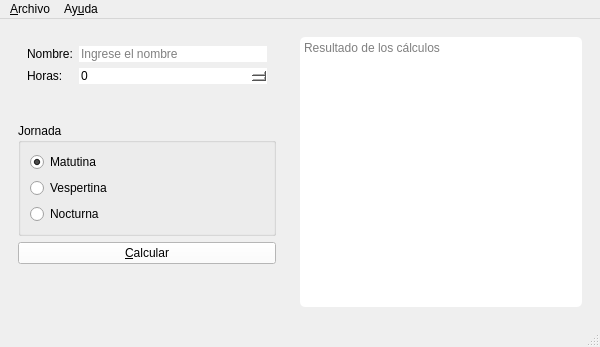
<?xml version="1.0" encoding="UTF-8"?>
<ui version="4.0">
 <class>Salarios</class>
 <widget class="QMainWindow" name="Salarios">
  <property name="geometry">
   <rect>
    <x>0</x>
    <y>0</y>
    <width>600</width>
    <height>347</height>
   </rect>
  </property>
  <property name="minimumSize">
   <size>
    <width>600</width>
    <height>0</height>
   </size>
  </property>
  <property name="windowTitle">
   <string>Salarios</string>
  </property>
  <property name="windowIcon">
   <iconset resource="Icon.qrc">
    <normaloff>:/new/prefix1/S.png</normaloff>:/new/prefix1/S.png</iconset>
  </property>
  <property name="styleSheet">
   <string notr="true"/>
  </property>
  <widget class="QWidget" name="centralwidget">
   <layout class="QHBoxLayout" name="horizontalLayout_2">
    <item>
     <widget class="QWidget" name="widget" native="true">
      <property name="minimumSize">
       <size>
        <width>250</width>
        <height>0</height>
       </size>
      </property>
      <property name="maximumSize">
       <size>
        <width>300</width>
        <height>16777215</height>
       </size>
      </property>
      <layout class="QVBoxLayout" name="verticalLayout_2">
       <item>
        <widget class="QWidget" name="widget_3" native="true">
         <layout class="QFormLayout" name="formLayout">
          <item row="0" column="0">
           <widget class="QLabel" name="label">
            <property name="text">
             <string>Nombre:</string>
            </property>
           </widget>
          </item>
          <item row="0" column="1">
           <widget class="QLineEdit" name="inNombre">
            <property name="styleSheet">
             <string notr="true">background-color: rgb(255, 255, 255);
border-radius:20px;</string>
            </property>
            <property name="placeholderText">
             <string>Ingrese el nombre</string>
            </property>
           </widget>
          </item>
          <item row="1" column="0">
           <widget class="QLabel" name="label_2">
            <property name="styleSheet">
             <string notr="true">font: 9pt &quot;Product Sans&quot;;</string>
            </property>
            <property name="text">
             <string>Horas:</string>
            </property>
           </widget>
          </item>
          <item row="1" column="1">
           <widget class="QSpinBox" name="inHoras">
            <property name="styleSheet">
             <string notr="true">background-color: rgb(255, 255, 255);
border-radius:10px;</string>
            </property>
           </widget>
          </item>
         </layout>
        </widget>
       </item>
       <item>
        <widget class="QWidget" name="widget_4" native="true">
         <layout class="QHBoxLayout" name="horizontalLayout"/>
        </widget>
       </item>
       <item>
        <widget class="QGroupBox" name="groupBox">
         <property name="styleSheet">
          <string notr="true">font: 900 10pt &quot;Product Sans&quot;;</string>
         </property>
         <property name="title">
          <string>Jornada</string>
         </property>
         <layout class="QVBoxLayout" name="verticalLayout">
          <item>
           <widget class="QRadioButton" name="inMatutina">
            <property name="styleSheet">
             <string notr="true">font: 9pt &quot;Product Sans&quot;;</string>
            </property>
            <property name="text">
             <string>Matutina</string>
            </property>
            <property name="checked">
             <bool>true</bool>
            </property>
           </widget>
          </item>
          <item>
           <widget class="QRadioButton" name="inVespertina">
            <property name="styleSheet">
             <string notr="true">font: 9pt &quot;Product Sans&quot;;</string>
            </property>
            <property name="text">
             <string>Vespertina</string>
            </property>
           </widget>
          </item>
          <item>
           <widget class="QRadioButton" name="inNocturna">
            <property name="styleSheet">
             <string notr="true">font: 9pt &quot;Product Sans&quot;;</string>
            </property>
            <property name="text">
             <string>Nocturna</string>
            </property>
           </widget>
          </item>
         </layout>
        </widget>
       </item>
       <item>
        <widget class="QPushButton" name="btnCalcular">
         <property name="toolTip">
          <string>Calcular salario</string>
         </property>
         <property name="styleSheet">
          <string notr="true">background-color: rgb(255, 255, 255);</string>
         </property>
         <property name="text">
          <string>&amp;Calcular</string>
         </property>
        </widget>
       </item>
       <item>
        <spacer name="horizontalSpacer">
         <property name="orientation">
          <enum>Qt::Horizontal</enum>
         </property>
         <property name="sizeHint" stdset="0">
          <size>
           <width>151</width>
           <height>20</height>
          </size>
         </property>
        </spacer>
       </item>
       <item>
        <spacer name="verticalSpacer">
         <property name="orientation">
          <enum>Qt::Vertical</enum>
         </property>
         <property name="sizeHint" stdset="0">
          <size>
           <width>20</width>
           <height>70</height>
          </size>
         </property>
        </spacer>
       </item>
      </layout>
     </widget>
    </item>
    <item>
     <widget class="QWidget" name="widget_2" native="true">
      <property name="minimumSize">
       <size>
        <width>300</width>
        <height>0</height>
       </size>
      </property>
      <layout class="QVBoxLayout" name="verticalLayout_3">
       <item>
        <widget class="QPlainTextEdit" name="outCalculos">
         <property name="maximumSize">
          <size>
           <width>16777215</width>
           <height>16777215</height>
          </size>
         </property>
         <property name="autoFillBackground">
          <bool>false</bool>
         </property>
         <property name="styleSheet">
          <string notr="true">border-radius:5px;
background-color: rgb(255, 255, 255);
</string>
         </property>
         <property name="readOnly">
          <bool>true</bool>
         </property>
         <property name="tabStopDistance">
          <double>89.000000000000000</double>
         </property>
         <property name="backgroundVisible">
          <bool>false</bool>
         </property>
         <property name="centerOnScroll">
          <bool>false</bool>
         </property>
         <property name="placeholderText">
          <string>Resultado de los cálculos</string>
         </property>
        </widget>
       </item>
      </layout>
     </widget>
    </item>
   </layout>
  </widget>
  <widget class="QMenuBar" name="menubar">
   <property name="geometry">
    <rect>
     <x>0</x>
     <y>0</y>
     <width>600</width>
     <height>22</height>
    </rect>
   </property>
   <widget class="QMenu" name="menuArchivo">
    <property name="title">
     <string>&amp;Archivo</string>
    </property>
    <addaction name="actionNuevo"/>
    <addaction name="actionAbrir"/>
    <addaction name="actionGuardar"/>
    <addaction name="separator"/>
    <addaction name="actionCalcular"/>
    <addaction name="separator"/>
    <addaction name="actionSalir"/>
   </widget>
   <widget class="QMenu" name="menuAyuda">
    <property name="title">
     <string>Ay&amp;uda</string>
    </property>
    <addaction name="actionAcerca_de"/>
   </widget>
   <addaction name="menuArchivo"/>
   <addaction name="menuAyuda"/>
  </widget>
  <widget class="QStatusBar" name="statusbar"/>
  <action name="actionNuevo">
   <property name="icon">
    <iconset resource="Icon.qrc">
     <normaloff>:/new/prefix1/open.png</normaloff>:/new/prefix1/open.png</iconset>
   </property>
   <property name="text">
    <string>&amp;Nuevo</string>
   </property>
   <property name="shortcut">
    <string>Ctrl+N</string>
   </property>
  </action>
  <action name="actionAbrir">
   <property name="icon">
    <iconset resource="Icon.qrc">
     <normaloff>:/new/prefix1/save.png</normaloff>:/new/prefix1/save.png</iconset>
   </property>
   <property name="text">
    <string>&amp;Abrir</string>
   </property>
   <property name="shortcut">
    <string>Ctrl+A</string>
   </property>
  </action>
  <action name="actionGuardar">
   <property name="icon">
    <iconset resource="Icon.qrc">
     <normaloff>:/new/prefix1/Saves.png</normaloff>:/new/prefix1/Saves.png</iconset>
   </property>
   <property name="text">
    <string>&amp;Guardar</string>
   </property>
   <property name="shortcut">
    <string>Ctrl+S</string>
   </property>
  </action>
  <action name="actionCalcular">
   <property name="text">
    <string>&amp;Calcular</string>
   </property>
   <property name="shortcut">
    <string>F1</string>
   </property>
  </action>
  <action name="actionSalir">
   <property name="text">
    <string>&amp;Salir</string>
   </property>
   <property name="shortcut">
    <string>Ctrl+Q</string>
   </property>
  </action>
  <action name="actionAcerca_de">
   <property name="text">
    <string>Acerca de Salarios</string>
   </property>
  </action>
 </widget>
 <resources>
  <include location="Icon.qrc"/>
 </resources>
 <connections/>
</ui>
